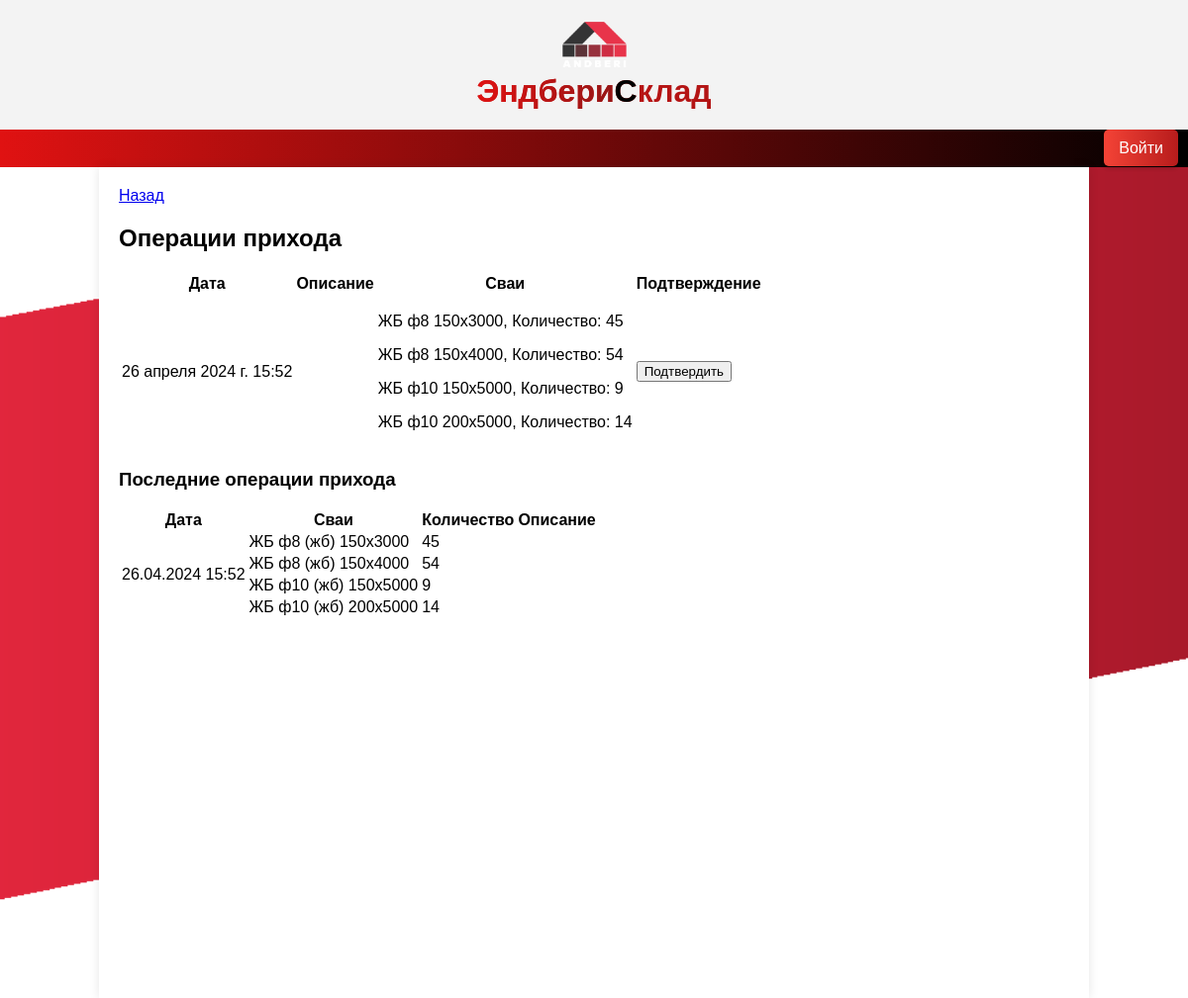
The app's page /operation_arrival_list/ with its own data.
### sklad_app/models.py (models this page shows, shortened)
class OperationArrival(models.Model):
    details = models.TextField()
    date = models.DateTimeField(auto_now_add=True)
    user = models.ManyToManyField(User)
    confirm_b = models.BooleanField(default=False)
    description = models.CharField(blank=True, max_length=500)
    defect = models.IntegerField(blank=True,default=0)
    brigade = models.ForeignKey(Brigade, on_delete=models.CASCADE)
    price=models.CharField(max_length=200,default=0)
    price_part=models.TextField(default=' ')

class NamePile(models.Model):
    TYPE_CHOICES = (
        ('винтовые', 'Винтовые'),
        ('жб', 'Железобетонные'),
    )
    name = models.CharField(max_length=232)
    pile_type = models.CharField(max_length=10, choices=TYPE_CHOICES, default='винтовые', verbose_name='Тип')
    def __str__(self):
        return f"{self.name} ({self.pile_type})"

class Pile(models.Model):
    name=models.ForeignKey(NamePile,on_delete=models.CASCADE)
    size=models.CharField(max_length=100)
    weight=models.IntegerField(default=0)
    price_beton = models.DecimalField(max_digits=10, decimal_places=4,blank=True,default=0.0)
    price_wire_3 = models.DecimalField(max_digits=10, decimal_places=4,blank=True,default=0.0)
    price_wire_4 = models.DecimalField(max_digits=10, decimal_places=4, blank=True, default=0.0)
    price_wire_6 = models.DecimalField(max_digits=10, decimal_places=4, blank=True, default=0.0)
    price_armature = models.DecimalField(max_digits=10, decimal_places=4,blank=True,default=0.0)
    price_armature10 = models.DecimalField(max_digits=10, decimal_places=4,blank=True,default=0.0)
    count = models.IntegerField(default=0)
    defect = models.IntegerField(default=0)

### sklad_app/views.py (the view)
# urls.py: path('operation_arrival_list/',operation_arrival_list,name='operation_arrival_list'),
def operation_arrival_list(request):
    operations = OperationArrival.objects.filter(confirm_b=False)
    latest_arrivals = OperationArrival.objects.all().order_by('-date')[:10]
    for arrival in latest_arrivals:
        if arrival.details:
            details = json.loads(arrival.details)
            arrival.piles_info = []
            for detail in details:
                try:
                    pile = Pile.objects.get(id=detail["pile_id"])
                    arrival.piles_info.append({
                        "pile": pile,
                        "quantity": detail["quantity"]
                    })
                except Pile.DoesNotExist:
                    continue
    for operation in operations:
        details = json.loads(operation.details) if operation.details else []
        operation.piles_info = []  # Добавляем атрибут для хранения информации о сваях
        for detail in details:
            try:
                pile = Pile.objects.get(id=detail["pile_id"])
                operation.piles_info.append({
                    "name": pile.name.name,
                    "size": pile.size,
                    "quantity": detail["quantity"]
                })
            except Pile.DoesNotExist:
                continue  # Пропускаем, если свая не найдена
    if request.method == 'POST':
        operation_id = request.POST.get('operation_id')
        operation = OperationArrival.objects.get(id=operation_id)
        operation.confirm_b = True
        operation.save()
        return redirect('operation_arrival_list')
    return render(request, 'operation_arrival_list.html', {'operations': operations, 'latest_arrivals': latest_arrivals})

### templates/operation_arrival_list.html (shortened to what this page needs)
{% extends 'index.html' %}
{% block content %}
<a href="/" class="button">Назад</a>
<h2>Операции прихода</h2>
<table>
    <thead>
        <tr>
            <th>Дата</th>
            <th>Описание</th>
            <th>Сваи</th>
            <th>Подтверждение</th>
        </tr>
    </thead>
    <tbody>
        {% for operation in operations %}
        <tr>
            <td>{{ operation.date }}</td>
            <td>{{ operation.description }}</td>
            <td>
                {% for pile_info in operation.piles_info %}
                <p>{{ pile_info.name }} {{ pile_info.size }}, Количество: {{ pile_info.quantity }}</p>
                {% endfor %}
            </td>
            <td>
                {% if not operation.confirm_b %}
                <form action="" method="post">
                    <button type="submit">Подтвердить</button>
                </form>
                {% else %}
                Подтверждено
                {% endif %}
            </td>
        </tr>
        {% endfor %}
    </tbody>
</table>
<div class="latest-operations">
    <h3>Последние операции прихода</h3>
    <table>
        <thead>
            <tr>
                <th>Дата</th>
                <th>Cваи</th>
                <th>Количество</th>
                <th>Описание</th>
            </tr>
        </thead>
        <tbody>
            {% for arrival in latest_arrivals %}
                <tr>
                    <td rowspan="{{ arrival.piles_info|length }}">{{ arrival.date|date:"d.m.Y H:i" }}</td>
                    {% for pile_info in arrival.piles_info %}
                        {% if not forloop.first %}<tr>{% endif %}
                        <td>{{ pile_info.pile.name }} {{ pile_info.pile.size }}</td>
                        <td>{{ pile_info.quantity }}</td>
                        {% if forloop.first %}
                        <td rowspan="{{ arrival.piles_info|length }}">{{ arrival.description }}</td>
                        {% endif %}
                        {% if not forloop.last %}</tr>{% endif %}
                    {% endfor %}
                </tr>
            {% endfor %}
        </tbody>
    </table>
</div>
{% endblock %}

### records on screen
OperationArrival: date "26 апреля 2024 г. 15:52", quantity "45" "54" "9" "14", date "26.04.2024 15:52"
NamePile: name "ЖБ ф8" "ЖБ ф8"
Pile: size "150x3000", pile.name "ЖБ ф8 (жб)", pile.size "150x3000", quantity "45"
Pile: size "150x4000", pile.name "ЖБ ф8 (жб)", pile.size "150x4000", quantity "54"
NamePile: name "ЖБ ф10" "ЖБ ф10"
Pile: size "150x5000", pile.name "ЖБ ф10 (жб)", pile.size "150x5000", quantity "9"
Pile: size "200x5000", pile.name "ЖБ ф10 (жб)", pile.size "200x5000", quantity "14"
